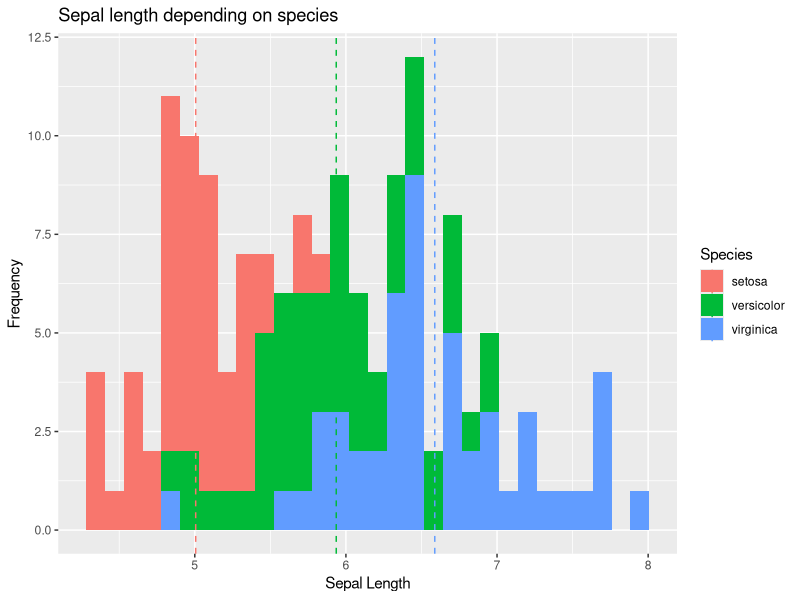
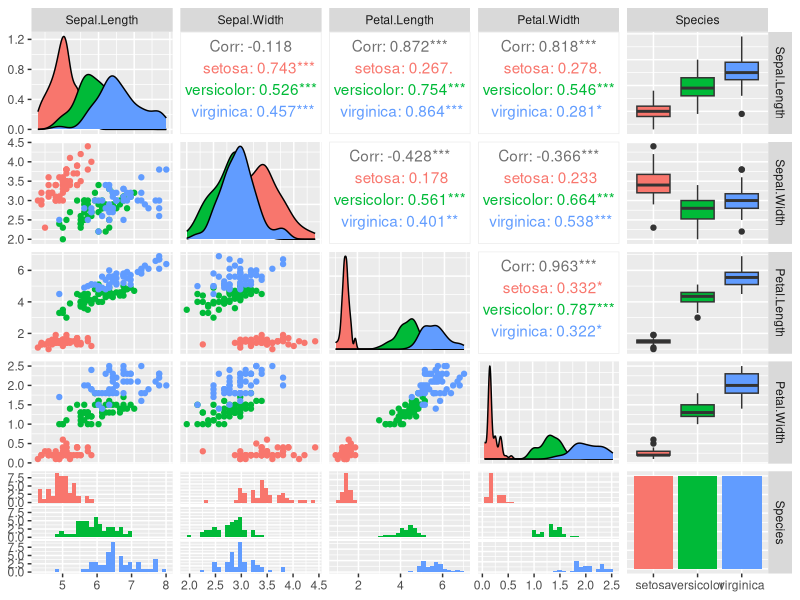
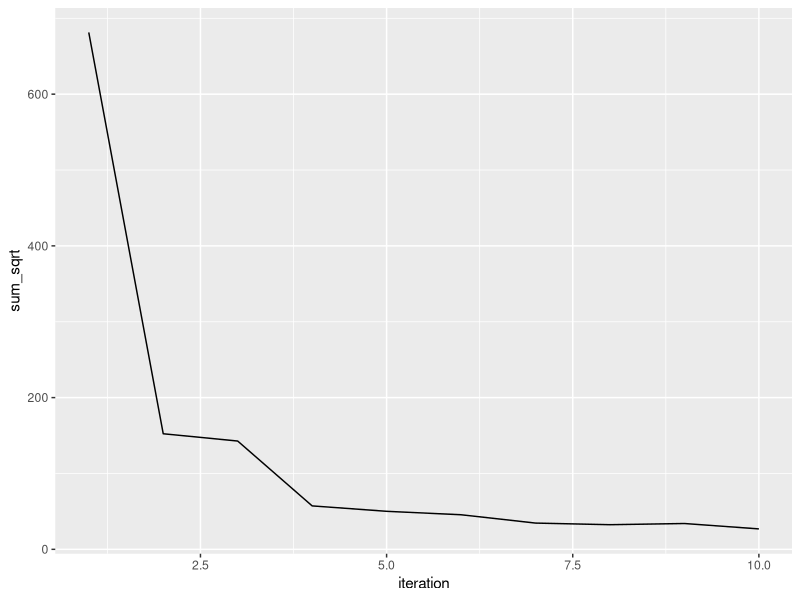
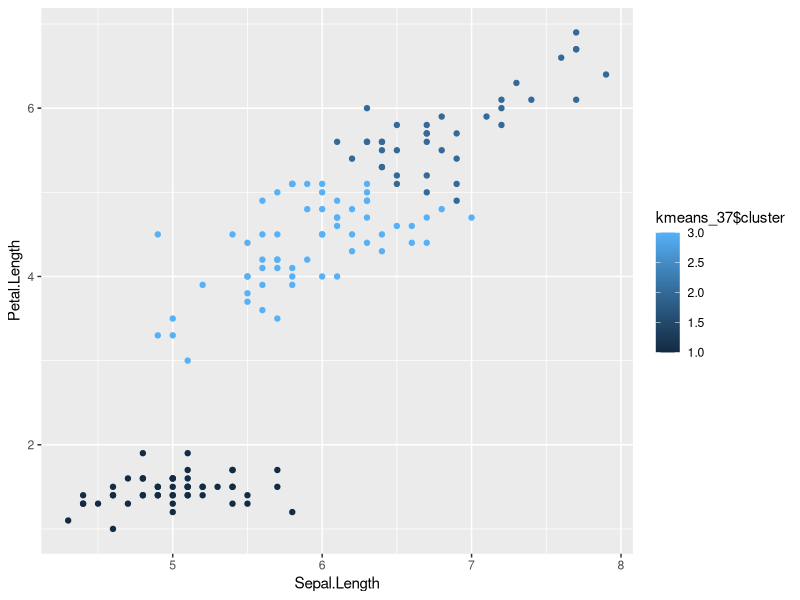
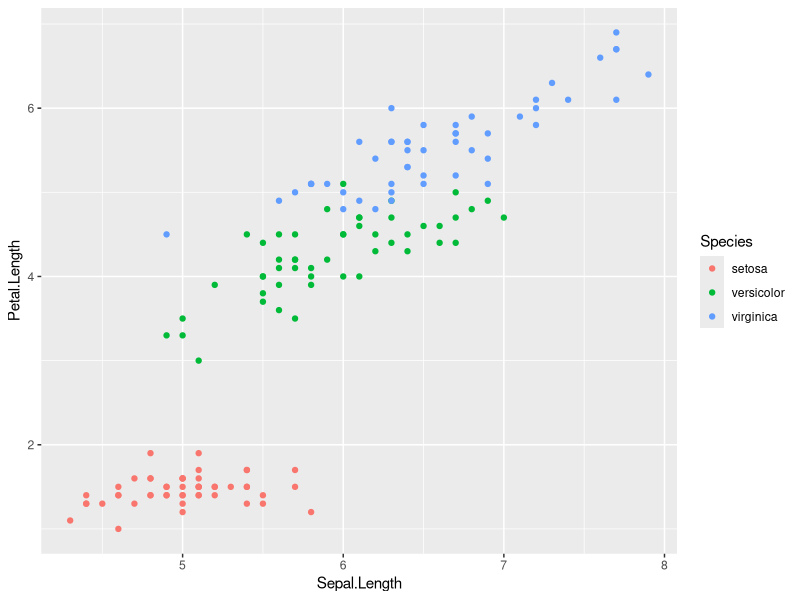

Recreate these plots in R, in order.
# install.packages("magrittr")
# install.packages("ggplot2")
# install.packages(cluster)

# if(!require(devtools)) install.packages("devtools")
# devtools::install_github("ggobi/ggally")
# install.packages("GGally")
# install.packages("rlang")

library(magrittr)
library(ggplot2)
library("GGally")
library(cluster)

#Zadanie 1.1
lista <- 1:10
print(lista)
#Zadanie 1.2
lista %<>%log2()%>%sin()%>%sum()%>%sqrt()
print(lista)
#Zadanie 1.3
data(iris)
#Zadanie 1.4
print(head(iris))
#Zadanie 1.5
means <- iris %>% aggregate(. ~ Species, ., mean)
print(means)

#Zadanie 2
hist <- ggplot(iris, aes(x = Sepal.Length)) + geom_histogram(aes(fill = Species)) + geom_vline(data = means, aes(xintercept = Sepal.Length, color = Species), linetype = "dashed") + labs(x="Sepal Length", y ="Frequency", title = "Sepal length depending on species")
ggsave("/home/Zadanie2.4.jpg", plot = hist)

#Zadanie 2.6
pairs <- ggpairs(data = iris, aes(color = Species))
ggsave("/home/Zadanie2.6.jpg", plot = pairs)

#Zadanie 3.3
x <- iris[,1:4]
y <- iris[, 5]
#Zadanie 3.4 i 3.5
sum_sqrt = c()
for (i in 1:10){
    kmeans_var <- kmeans(x, i)
    sum_sqrt <- append(sum_sqrt, kmeans_var$tot.withinss)
}

# Zadanie 3.6:
fig36 <- ggplot(data.frame(iteration = 1:length(sum_sqrt), value = sum_sqrt), aes(x = iteration, y = sum_sqrt)) + geom_line()
ggsave("/home/Zadanie3.6.jpg", plot = fig36)

# Zadanie 3.7
kmeans_37 <- kmeans(x, 3)
fig37 <- ggplot(iris, aes(x = Sepal.Length, y = Petal.Length, color = kmeans_37$cluster)) + geom_point()
ggsave("/home/Zadanie3.7.jpg", plot = fig37)

# Zadanie 3.8
fig38 <- ggplot(iris, aes(x = Sepal.Length, y = Petal.Length, color = Species)) + geom_point()
ggsave("/home/Zadanie3.8.jpg", plot = fig38)